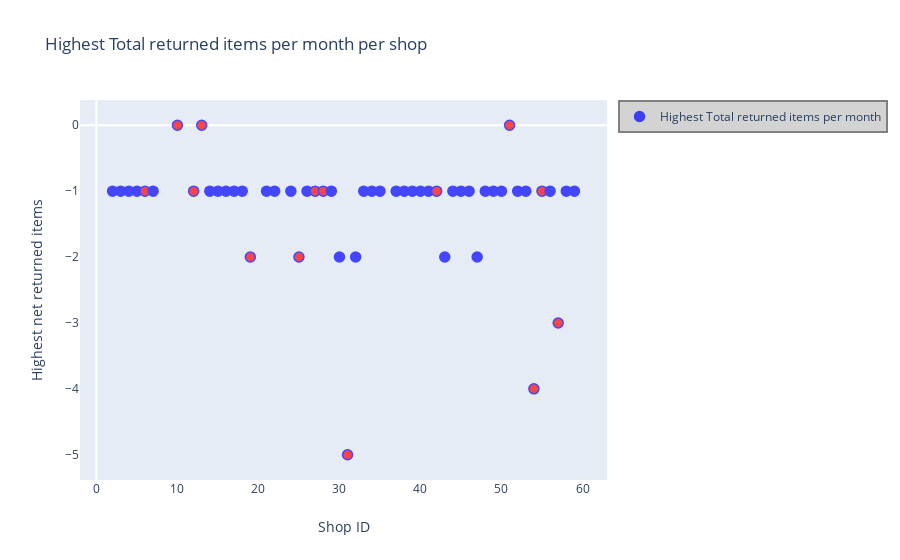

Write notebook code for a chart like this one.
### Code cell
# scatter plot using one few features indepently to depict the clustering results//
# Plot data//
data = [go.Scatter(
    y = shop_df['highest_total_returned_items_permonth'],
    x = shop_df['shop_id'],
    name = 'Highest Total returned items per month',
    text = 'Highest net returned items',
    mode = 'markers',
    marker = dict(
        size = 10,
        color = shop_df['colour'],
        line = dict(
            width = 1.5,
            color = 'blue'
        )
    ),
    opacity = 0.7
)]

# Create/Design layout for the plot
layout = dict(title = 'Highest Total returned items per month per shop',
              yaxis = dict(title='Highest net returned items',
                        showgrid=False,
                    ),
              xaxis = dict(title='Shop ID',
                        showgrid=False,
                    ),
              showlegend=True,
              legend=dict(bgcolor='lightgray',
                        bordercolor='gray',
                        borderwidth=2
                    )
             )

# Combine data and layout into a single figure
fig = dict(data=data, layout=layout)

# IPython notebook- plot
iplot(fig, filename='scatter-sentimentscore')

### Figure 1 — Plotly figure (JSON) as saved in the notebook; plotly's stock layout.template omitted (floating-point values rounded to 4 significant figures)
{"data": [{"marker": {"color": ["blue", "blue", "blue", "blue", "red", "blue", "red", "red", "red", "blue", "blue", "blue", "blue", "blue", "red", "blue", "blue", "blue", "red", "blue", "red", "red", "blue", "blue", "red", "blue", "blue", "blue", "blue", "blue", "blue", "blue", "blue", "blue", "red", "blue", "blue", "blue", "blue", "blue", "blue", "blue", "blue", "red", "blue", "blue", "red", "red", "blue", "red", "blue", "blue"], "line": {"color": "blue", "width": 1.5}, "size": 10}, "mode": "markers", "name": "Highest Total returned items per month", "opacity": 0.7, "text": "Highest net returned items", "type": "scatter", "x": [2, 3, 4, 5, 6, 7, 10, 12, 13, 14, 15, 16, 17, 18, 19, 21, 22, 24, 25, 26, 27, 28, 29, 30, 31, 32, 33, 34, 35, 37, 38, 39, 40, 41, 42, 43, 44, 45, 46, 47, 48, 49, 50, 51, 52, 53, 54, 55, 56, 57, 58, 59], "y": [-1, -1, -1, -1, -1, -1, 0, -1, 0, -1, -1, -1, -1, -1, -2, -1, -1, -1, -2, -1, -1, -1, -1, -2, -5, -2, -1, -1, -1, -1, -1, -1, -1, -1, -1, -2, -1, -1, -1, -2, -1, -1, -1, 0, -1, -1, -4, -1, -1, -3, -1, -1]}], "layout": {"legend": {"bgcolor": "lightgray", "bordercolor": "gray", "borderwidth": 2}, "showlegend": true, "title": {"text": "Highest Total returned items per month per shop"}, "xaxis": {"showgrid": false, "title": {"text": "Shop ID"}}, "yaxis": {"showgrid": false, "title": {"text": "Highest net returned items"}}}}
